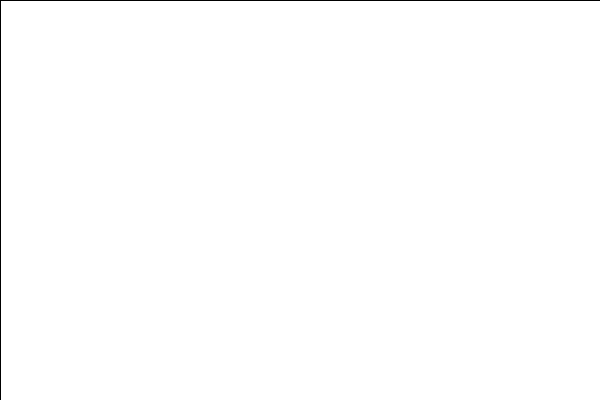
Frame 1 (no input)
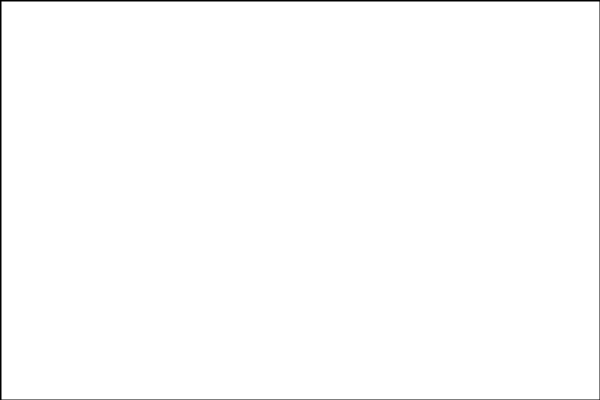
Frame 60 (the mouse pressed at the canvas centre just before this capture)
Frame 120 (the mouse held since frame 60 and released just before this capture): identical to frame 60, image omitted

The Processing sketch that drew these frames (run headless with seeded random() and noise(); from frame 60 on, the mouse is pressed at the canvas centre):

// Processing sketch: oblici
// ── oblici.pde
import java.util.ArrayList;
class Oblici{
  float startX, startY; // Varijable za pohranu početnih koordinata kvadrata
  float endX, endY;
  float udalj, srceSize;
  float udaljX, udaljY;
  float Radijus, Broj = 5;
  float centarX, centarY;
  float X1, X2, X3, Y1, Y2, Y3;
  float RX1, RX2, RX3, RX4, RY1, RY2, RY3, RY4;
  

  int mouseHeld = 0;
  int oblikCrtaj = 6;
  
  ArrayList<float[]> pravokutnici = new ArrayList<float[]>();
  ArrayList<float[]> krugovi = new ArrayList<float[]>();
  ArrayList<float[]> srca = new ArrayList<float[]>();
  ArrayList<float[]> zvijezde = new ArrayList<float[]>();
  ArrayList<float[]> trokuti = new ArrayList<float[]>();
  ArrayList<float[]> rombovi = new ArrayList<float[]>();
  
  
  Oblici(){
  }
  void iscrtaj(){
    stroke(0); // Postavljamo boju linije na crnu
    strokeWeight(2); 
    
  //oblik 1 --> pravokutnik
  //oblik 2 --> krug
  //oblik 3 --> srce
  //oblik 4 --> zvijezda
  //oblik 5 --> trokut
  //oblik 6 --> romb 
  
  for (float[] pravokutnik : pravokutnici) {
      float x = pravokutnik[0];
      float y = pravokutnik[1];
      float sirina = pravokutnik[2];
      float visina = pravokutnik[3];
      rect(x,y,sirina,visina);
    }
      for (float[] krug : krugovi) {
      float x = krug[0];
      float y = krug[1];
      float r = krug[2];
      circle(x, y, r); 
    }
      for (float[] srce : srca) {
      float x = srce[0];
      float y = srce[1];
      float d = srce[2];
      nacrtajSrce(x, y, d); 
    }
    
      for (float[] zvijezda : zvijezde) {
      float x = zvijezda[0];
      float y = zvijezda[1];
      float c = zvijezda[2];
      float d = zvijezda[3];
      nacrtajZvijezdu(x, y, c, d); 
    }
    
      for (float[] trokut : trokuti) {
      float x1 = trokut[0];
      float y1 = trokut[1];
      float x2= trokut[2];
      float y2 = trokut[3];
      float x3= trokut[4];
      float y3 = trokut[5];
      triangle(x1, y1, x2, y2, x3, y3); 
    }
    
      for (float[] romb : rombovi) {
      float x1 = romb[0];
      float y1 = romb[1];
      float x2= romb[2];
      float y2 = romb[3];
      float x3= romb[4];
      float y3 = romb[5];
      float x4 = romb[6];
      float y4 = romb[7];
      quad(x1, y1, x2, y2, x3, y3, x4, y4); 
    }
  }
  void dodajOblik() {
      if( mouseHeld == 2  && oblikCrtaj == 1){
        mouseHeld = 0;
        float a[] = {startX, startY, endX, endY};
        pravokutnici.add(a);
  }
        if( mouseHeld == 2  && oblikCrtaj == 2){
        mouseHeld = 0;
        float a[] = {startX, startY, udalj*2};
        krugovi.add(a);
  }
        if( mouseHeld == 2  && oblikCrtaj == 3){
        mouseHeld = 0;
        float a[] = {startX, startY, srceSize};
        srca.add(a);
  }
       if( mouseHeld == 2  && oblikCrtaj == 4){
        mouseHeld = 0;
        float a[] = {centarX, centarY, Radijus, Broj};
        zvijezde.add(a);
  }
         if( mouseHeld == 2  && oblikCrtaj == 5){
        mouseHeld = 0;
        float a[] = {X1, Y1, X2, Y2, X3, Y3};
        trokuti.add(a);
  }
        if( mouseHeld == 2  && oblikCrtaj == 6){
        mouseHeld = 0;
        float a[] = { RX1, RY1, RX2, RY2, RX3, RY3, RX4, RY4};
        rombovi.add(a);
  }
 }
   void nacrtajSrce(float a, float b, float c)
  {
    //Lijeva strana srca
    beginShape();
    vertex(a, b + c / 4);
    bezierVertex(a - c / 2, b - c / 2, a - c, b + c / 3, a, b + c);
    endShape();
    
    // Desna strana srca
    beginShape();
    vertex(a, b + c / 4 );
    bezierVertex(a + c / 2, b - c / 2, a + c, b + c / 3, a, b + c);
    endShape();
  }
  
  void nacrtajZvijezdu(float cx, float cy, float R, float B)
  {
      int numPoints = (int)B; // Broj vrhova zvijezde
      float angle = TWO_PI / numPoints; // Kut između svakog vrha
      
      beginShape();
      for (int i = 0; i < numPoints * 2; i++) {
        float r = (i % 2 == 0) ? R * 0.5 : R; // Odabir vanjskog ili unutarnjeg radijusa
        float x = cx + cos(angle * i - HALF_PI) * r; // X koordinata vrha
        float y = cy + sin(angle * i - HALF_PI) * r; // Y koordinata vrha
        vertex(x, y); // Dodavanje vrha u oblik
        i++;
      }
      endShape(CLOSE);
  }


  void mousePressed() {
  startX = mouseX;
  startY = mouseY;
  mouseHeld = 1;
}
void mouseReleased() {
  
  // ----- za pravokutnik -------------------------------
  endX = mouseX - startX;
  endY = mouseY - startY;

 //------- za krug --------------------------------------
  udalj = dist(startX, startY, mouseX, mouseY);
  
 //------- za srce --------------------------------------
  udaljX = startX + dist(startX, startY, mouseX, mouseY);
  udaljY = startY + dist(startX, startY, mouseX, mouseY);
  srceSize = dist(startX, startY, udaljX, udaljY);
  
 //------ za zvijezdu ---------------------------------- 
 centarX = startX + endX/2;
 centarY = startY + endY/2;
 Radijus = startX < mouseX ? dist(startX, startY, udaljX, udaljY) - 30 : 0;
 
 //------- za trokut ------------------------------------
 X1 = startX ;
 Y1 = mouseY;
 X2 = startX + (mouseX - startX)/2;
 Y2 = startY;
 X3 = mouseX;
 Y3 = mouseY;
 
 //--------za romb ------------------------------------
 RX1 = startX;
 RY1 = startY + (mouseY - startY)/2;
 RX2 = startX + (mouseX - startX)/2;
 RY2 = mouseY;
 RX3 = mouseX;
 RY3 = startY + (mouseY - startY)/2;
 RX4 = startX + (mouseX - startX)/2;
 RY4 = startY;
 
 //------------------------------------------------------
    
  mouseHeld = 2;
  dodajOblik();
}

}
void mousePressed() {
  oblici.mousePressed();
}

void mouseReleased() {
  oblici.mouseReleased();
}

// ── Main.pde
Oblici oblici; // Deklaracija objekta klase Oblici

void setup() {
  size(600, 400);
  background(255);
  oblici = new Oblici(); // Inicijalizacija objekta klase Oblici
}

void draw() {
  fill(255); // Postavite boju na bijelu
  rect(0, 0, width, height); // Iscrtajte kvadrat koristeći dimenzije prozora
  oblici.iscrtaj();
}
